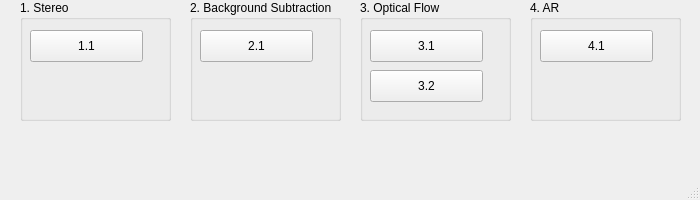
<?xml version="1.0" encoding="UTF-8"?>
<ui version="4.0">
 <class>MainWindow</class>
 <widget class="QMainWindow" name="MainWindow">
  <property name="geometry">
   <rect>
    <x>0</x>
    <y>0</y>
    <width>700</width>
    <height>200</height>
   </rect>
  </property>
  <property name="windowTitle">
   <string>MainWindow</string>
  </property>
  <widget class="QWidget" name="centralwidget">
   <widget class="QPushButton" name="okButton">
    <property name="geometry">
     <rect>
      <x>730</x>
      <y>340</y>
      <width>113</width>
      <height>32</height>
     </rect>
    </property>
    <property name="text">
     <string>OK</string>
    </property>
   </widget>
   <widget class="QPushButton" name="cancelButton">
    <property name="geometry">
     <rect>
      <x>850</x>
      <y>340</y>
      <width>113</width>
      <height>32</height>
     </rect>
    </property>
    <property name="text">
     <string>Cancel</string>
    </property>
   </widget>
   <widget class="QGroupBox" name="groupBox">
    <property name="geometry">
     <rect>
      <x>20</x>
      <y>0</y>
      <width>151</width>
      <height>121</height>
     </rect>
    </property>
    <property name="title">
     <string>1. Stereo</string>
    </property>
    <widget class="QPushButton" name="pushButton11">
     <property name="geometry">
      <rect>
       <x>10</x>
       <y>30</y>
       <width>113</width>
       <height>32</height>
      </rect>
     </property>
     <property name="text">
      <string>1.1</string>
     </property>
    </widget>
   </widget>
   <widget class="QGroupBox" name="groupBox_3">
    <property name="geometry">
     <rect>
      <x>360</x>
      <y>0</y>
      <width>151</width>
      <height>121</height>
     </rect>
    </property>
    <property name="title">
     <string>3. Optical Flow</string>
    </property>
    <widget class="QPushButton" name="pushButton32">
     <property name="geometry">
      <rect>
       <x>10</x>
       <y>70</y>
       <width>113</width>
       <height>32</height>
      </rect>
     </property>
     <property name="text">
      <string>3.2</string>
     </property>
    </widget>
    <widget class="QPushButton" name="pushButton31">
     <property name="geometry">
      <rect>
       <x>10</x>
       <y>30</y>
       <width>113</width>
       <height>32</height>
      </rect>
     </property>
     <property name="text">
      <string>3.1</string>
     </property>
    </widget>
   </widget>
   <widget class="QGroupBox" name="groupBox_4">
    <property name="geometry">
     <rect>
      <x>530</x>
      <y>0</y>
      <width>151</width>
      <height>121</height>
     </rect>
    </property>
    <property name="title">
     <string>4. AR</string>
    </property>
    <widget class="QPushButton" name="pushButton41">
     <property name="geometry">
      <rect>
       <x>10</x>
       <y>30</y>
       <width>113</width>
       <height>32</height>
      </rect>
     </property>
     <property name="text">
      <string>4.1</string>
     </property>
    </widget>
   </widget>
   <widget class="QGroupBox" name="groupBox_2">
    <property name="geometry">
     <rect>
      <x>190</x>
      <y>0</y>
      <width>151</width>
      <height>121</height>
     </rect>
    </property>
    <property name="title">
     <string>2. Background Subtraction</string>
    </property>
    <widget class="QPushButton" name="pushButton21">
     <property name="geometry">
      <rect>
       <x>10</x>
       <y>30</y>
       <width>113</width>
       <height>32</height>
      </rect>
     </property>
     <property name="text">
      <string>2.1</string>
     </property>
    </widget>
   </widget>
  </widget>
  <widget class="QMenuBar" name="menubar">
   <property name="geometry">
    <rect>
     <x>0</x>
     <y>0</y>
     <width>700</width>
     <height>22</height>
    </rect>
   </property>
  </widget>
  <widget class="QStatusBar" name="statusbar"/>
 </widget>
 <resources/>
 <connections/>
</ui>
